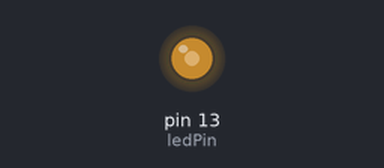
Simulated run of this sketch. Board: Arduino Uno, built with avr-gcc and run on an emulated ATmega328P. On the bench: output pins drawn as LEDs (lit = HIGH).

Above: at 0.1 s.
Timing chart, 0 to 1.6 s (numbered marks = the images above):
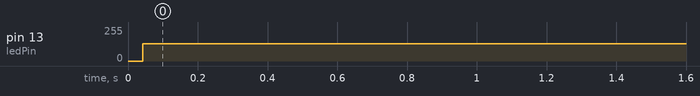

The sketch:

BlinkWithoutDelay.ino
```cpp
const int ledPin =  LED_BUILTIN;
int ledState = LOW;
unsigned long previousMillis = 0;
const long interval = 500;

void setup() {
  pinMode(ledPin, OUTPUT);
}

void loop() {
  unsigned long currentMillis = micros();

  if (currentMillis - previousMillis >= interval) {
    previousMillis = currentMillis;

    if (ledState == LOW) {
      ledState = HIGH;
    } else {
      ledState = LOW;
    }

    digitalWrite(ledPin, ledState);
  }
}
```

Measured:
- by itself, pin 13 (ledPin): 0/255 → 128/255 at 0.04 s
